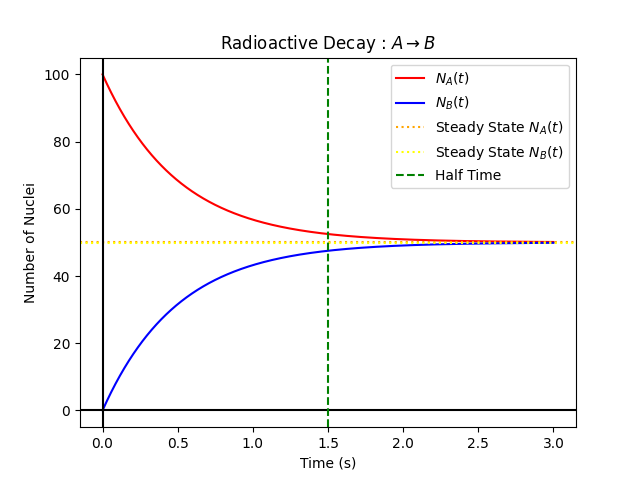

Write the Python code that produced this figure.
#Question 3
#Solution of Coupled Radioactive Decay using Euler's Method

import numpy as np
import matplotlib.pyplot as plt

def dNA(NA,NB):
    return (-NA+NB)/1.0            #dNA/dt=-NA/tau+NB/tau

def dNB(NA,NB):
    return (NA-NB)/1.0             #dNB/dt=NA/tau-NB/tau

NA0=100                            #Initial number of A nuclei
NB0=0                              #Initial number of B nuclei
t0=0                               #Initial time
tn=3                               #Finaltime
h=0.00001 

def euler_system(dNA,dNB,NA0,NB0,t0,tn):
    T=np.arange(t0,tn+h,h)
    NA=np.zeros(len(T))
    NB=np.zeros(len(T))
    NA[0]=NA0
    NB[0]=NB0
    for i in range(len(T)-1):
        NA[i+1]=NA[i]+h*dNA(NA[i],NB[i])
        NB[i+1]=NB[i]+h*dNB(NA[i],NB[i])
    return T,NA,NB
    
T,NA,NB=euler_system(dNA,dNB,NA0,NB0,t0,tn)

plt.plot(T,NA,'r-',label='$N_A(t)$')
plt.plot(T,NB,'b-',label='$N_B(t)$')
plt.axhline(NA[-1],color='orange',linestyle=':',label=r'Steady State $N_A(t)$')
plt.axhline(NB[-1],color='yellow',linestyle=':',label=r'Steady State $ N_B(t)$')
plt.axvline(0,color='black')
plt.axhline(0,color='black')
plt.axvline(tn/2,color='green',linestyle='--',label='Half Time')
plt.title(r'Radioactive Decay : $A \rightarrow B$',fontsize=12)
plt.xlabel('Time (s)')
plt.ylabel('Number of Nuclei')
plt.legend()
plt.savefig('/home/tux_blue/Documents/GitHub/Computational-Physics-PG/Assignments/Assignment Lab 08/Python Files/Q3.png')
plt.show()

